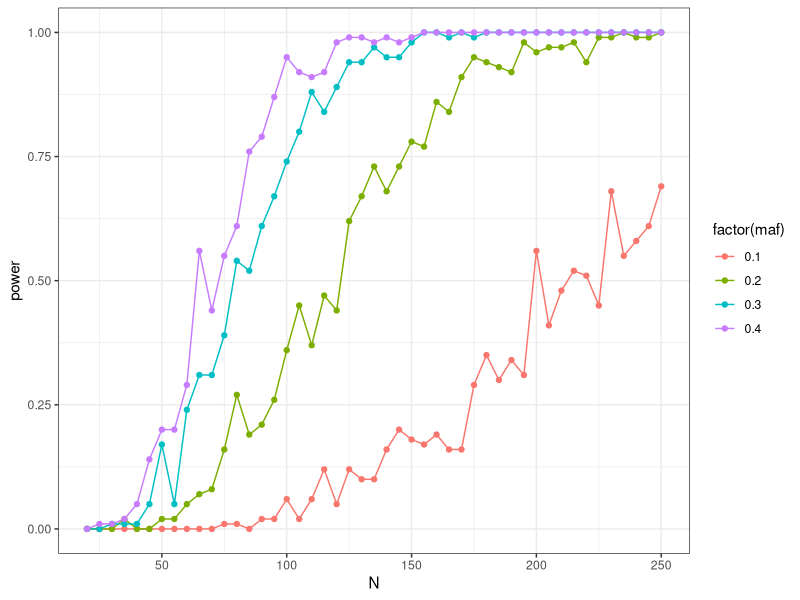

Here is the R script that generated this plot:
library(ggplot2);
## power simulation
beta <- 0.8; ## mean beta for effect size

##error <- 0.1; ## mean sd
## number of tests
M <- 5000;
num.sims <- 100;

##N <- seq(1:500);
N <- seq(20, 250, 5);

##maf <- 02;

power.df = c();

## fix maf
##for(beta in c(0.01, 0.02, 0.03, 0.04, 0.05, 0.06, 0.07, 0.08, 0.09, 0.1))

##r.squared <- 0.1;

for(maf in c(0.1, 0.2, 0.3, 0.4)) {
        cat("maf: ",maf,"\n");
    for(N.i in N) {
            cat("\t","N: ",N.i,"\n");
        geno <- c(rep(0,N.i*maf^2), rep(1, 2*N.i*maf*(1-maf)), rep(2, N.i*(1-maf)^2));

        power = 0;
        rsquare = 0;

        for (i in 1:num.sims) {
          ##y <- sqrt(r.squared/var(geno))*geno + rnorm(length(geno), 0, sqrt(1-var(sqrt(r.squared/var(geno))*geno)));
          y <- beta*geno + rnorm(length(geno), 0, sqrt(1-var(beta*geno)));

            ##browser();
            if(anova(lm(y~geno))$"Pr(>F)"[[1]]<0.05/100000) {
                power = power+ 1;
            }
            ##print(summary(lm(y~geno))$adj.r.squared);
            rsquare <- rsquare+summary(lm(y~geno))$adj.r.squared;
        }

        power.df <- rbind(power.df, c(power=power/num.sims, rsquare=rsquare/num.sims, maf=maf, N=N.i));

    }
}

power.df <- data.frame(power.df)

ggsave("power.pdf", ggplot(aes(N,power, color=factor(maf)), data=data.frame(power.df))+geom_line()+geom_point()+theme_bw());

## beta^2/r^2 = (sd(y)/sd(x))^2

## beta/r = sd(y)/sd(x)

## r = beta/(sd(y)/sd(x))

## beta = r*(sd(y)/sd(x))

## beta = 0.1*(sd(y)/sd(x))

## beta = 0.1*sd(y)
